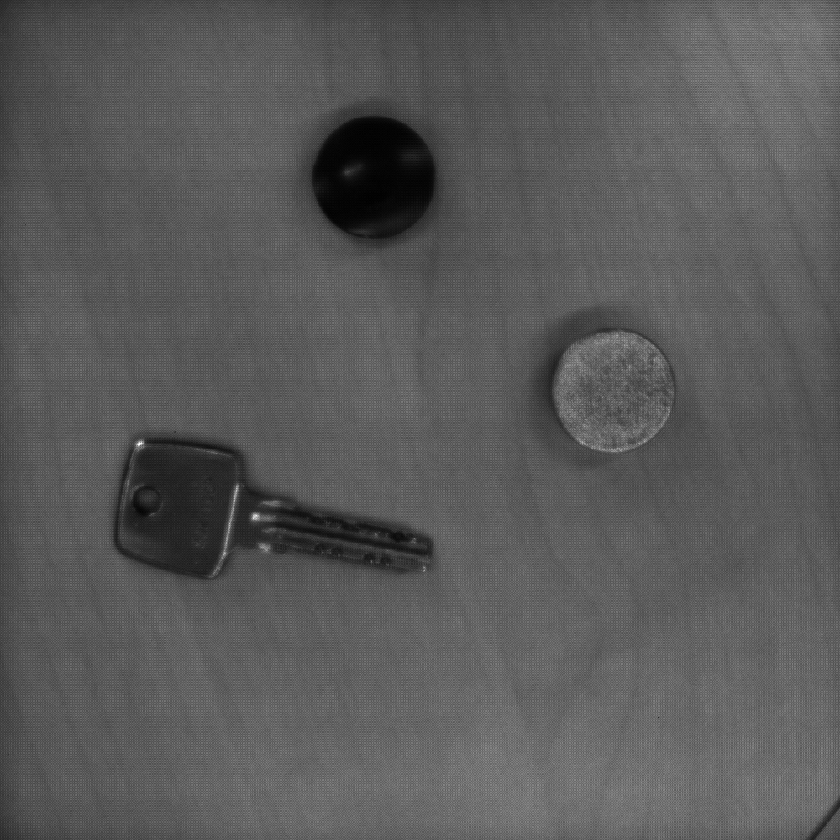
%> input picture data_in/key_ball_rubber/radiance_image.tiff, 840 x 840 px, shrunk from 1000 x 1000 before the run
$ octave convert.m   (GNU Octave 9; MATLAB toolbox functions it lacks are replaced by stand-ins)
%> lines starting %> are read from the running program, lines starting %| are printed output that depends on the picture
clear all
close all
clc
I=imread('radiance_image.tiff');
%> I is the input picture: size 840x840 uint16; min 4000, max 65520, mean 25677.8

I=double(I);
%> I: size 840x840 double
I=I/max(max(I));

I45=I(1:2:end,1:2:end);
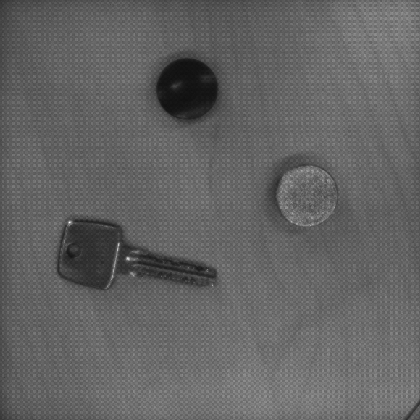
%> I45: size 420x420 double; min 0.0637, max 0.987, mean 0.391
I135=I(2:2:end,2:2:end);
I0=I(1:2:end,2:2:end);
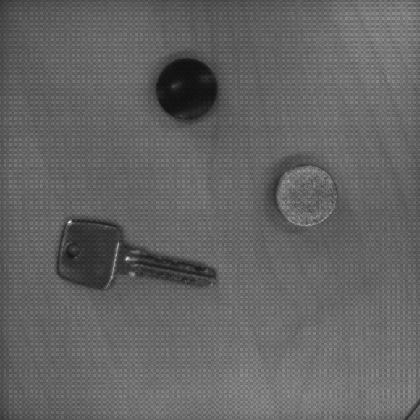
%> I0: size 420x420 double; min 0.0618, max 1, mean 0.392
I90=I(2:2:end,1:2:end);

save('I0.mat','I0');
save('I90.mat','I90');
save('I45.mat','I45');
save('I135.mat','I135');

figure;imshow(I0,[]);colorbar
print -dpng I0.png;
figure;imshow(I90,[]);colorbar
print -dpng I90.png;
figure;imshow(I45,[]);colorbar
print -dpng I45.png;
figure;imshow(I135,[]);colorbar
print -dpng I135.png;
